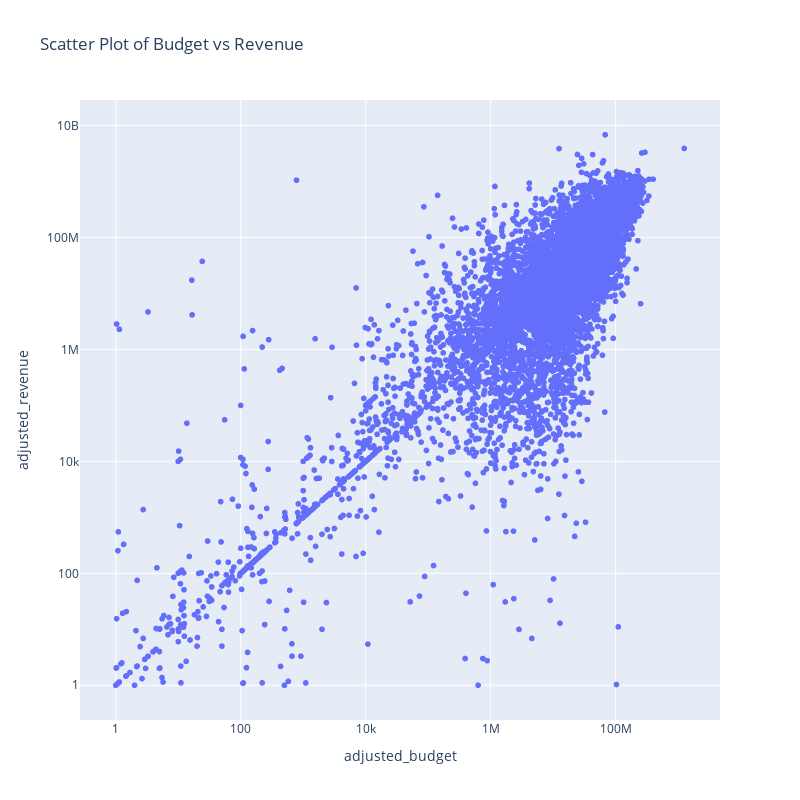

The cell this chart's notebook holds for it:
### Markdown cell above
## Find Relation Between Budget and Revenue

### Code cell
import plotly.express as px

scatter_plot_data_regression_dataset_df = regression_dataset_processed_df.copy(deep=True)

fig = px.scatter(
    scatter_plot_data_regression_dataset_df,
    x='adjusted_budget',
    y='adjusted_revenue',
    title='Scatter Plot of Budget vs Revenue',
    labels={'budget': 'Budget', 'revenue': 'Revenue'}
)

fig.update_layout(
    xaxis=dict(type='log'),
    yaxis=dict(type='log'),
    height=800,
    width=800,
)

fig.show()

### Figure 1 — Plotly figure (JSON) as saved in the notebook; plotly's stock layout.template omitted (floating-point values rounded to 4 significant figures; data arrays with more than 128 entries replaced by an {"elided": "..."} marker saying what was removed)
{"data": [{"hovertemplate": "adjusted_budget=%{x}<br>adjusted_revenue=%{y}<extra></extra>", "legendgroup": "", "marker": {"color": "#636efa", "symbol": "circle"}, "mode": "markers", "name": "", "showlegend": false, "type": "scattergl", "x": {"elided": "8344 float values"}, "xaxis": "x", "y": {"elided": "8344 float values"}, "yaxis": "y"}], "layout": {"height": 800, "legend": {"tracegroupgap": 0}, "title": {"text": "Scatter Plot of Budget vs Revenue"}, "width": 800, "xaxis": {"anchor": "y", "domain": [0, 1], "title": {"text": "adjusted_budget"}, "type": "log"}, "yaxis": {"anchor": "x", "domain": [0, 1], "title": {"text": "adjusted_revenue"}, "type": "log"}}}
